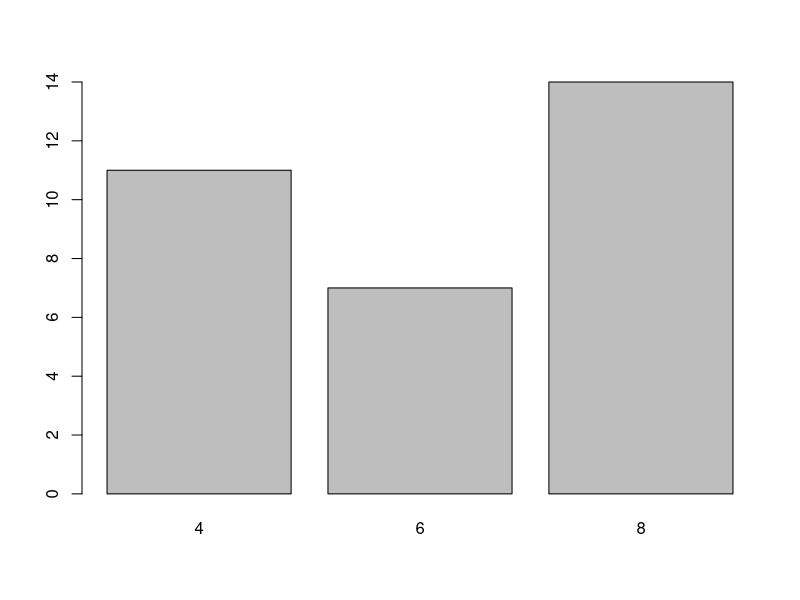
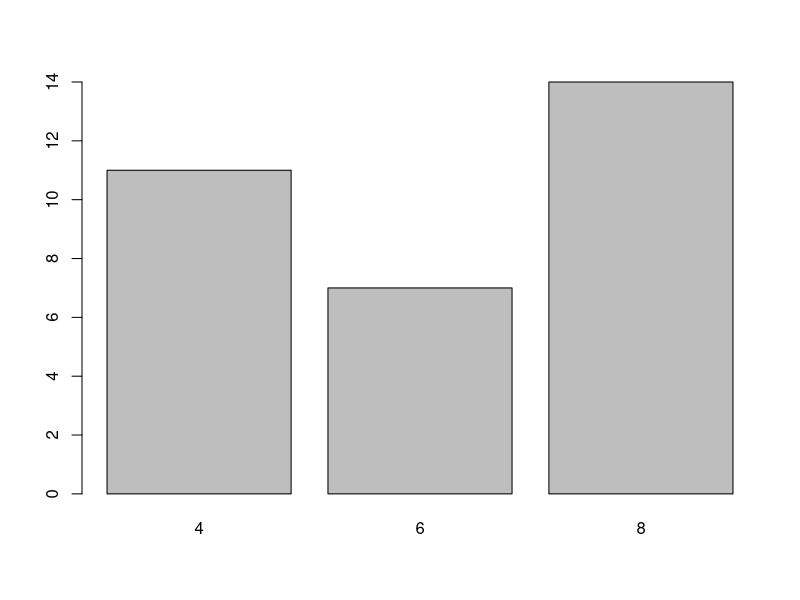
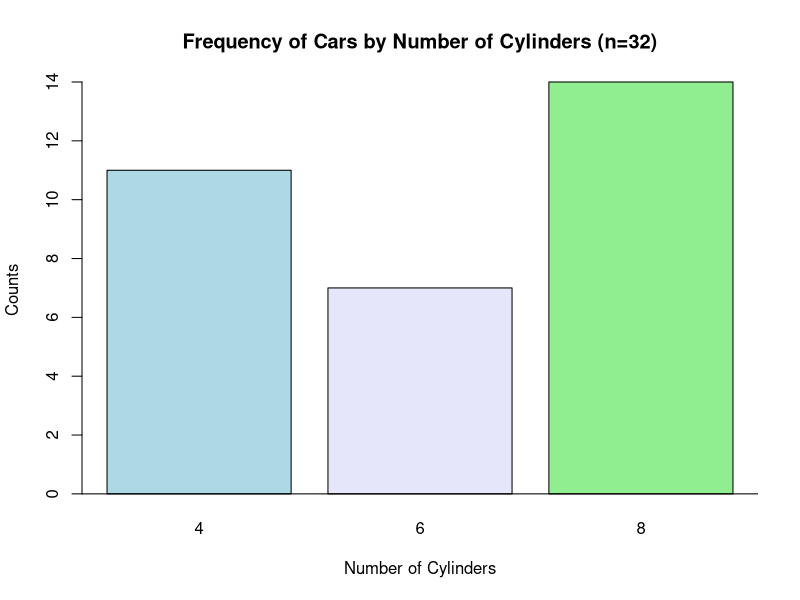
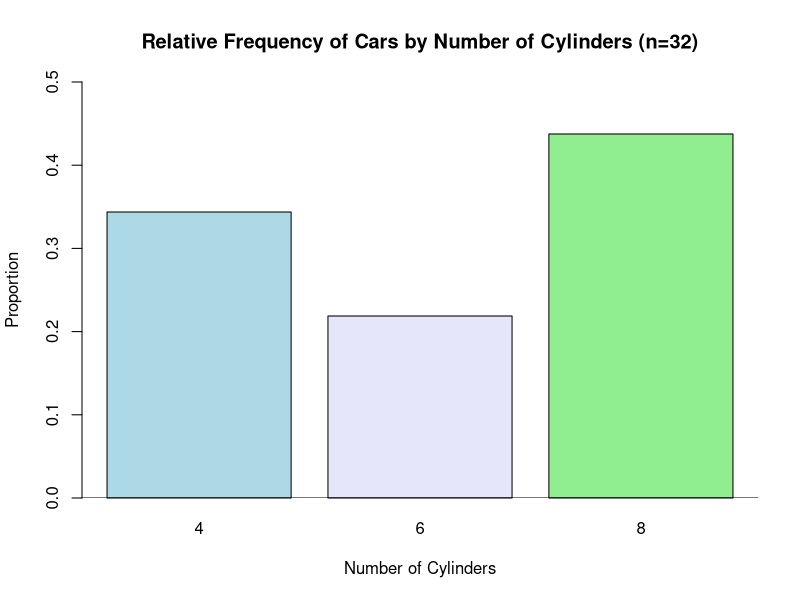
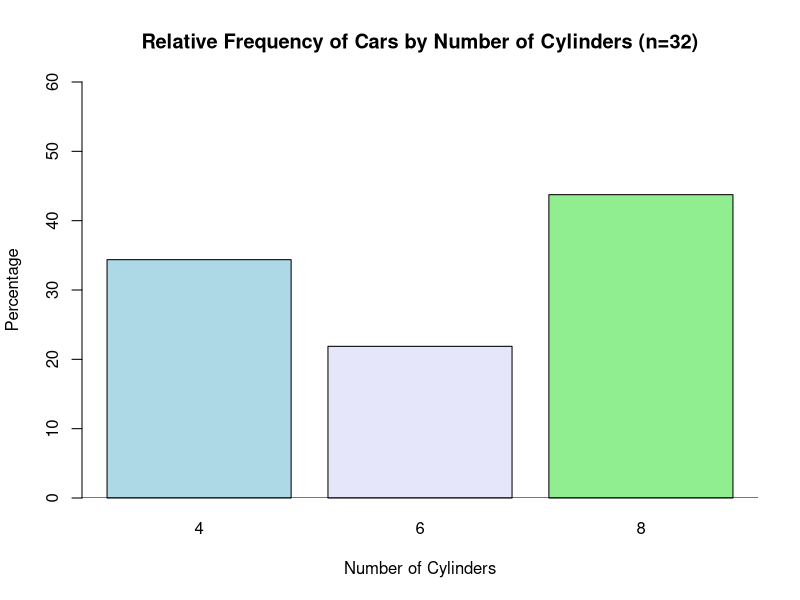
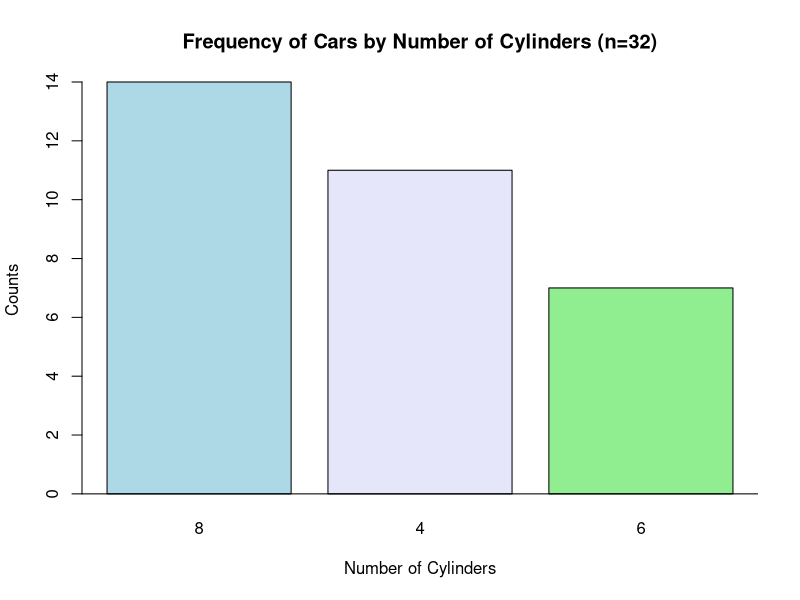
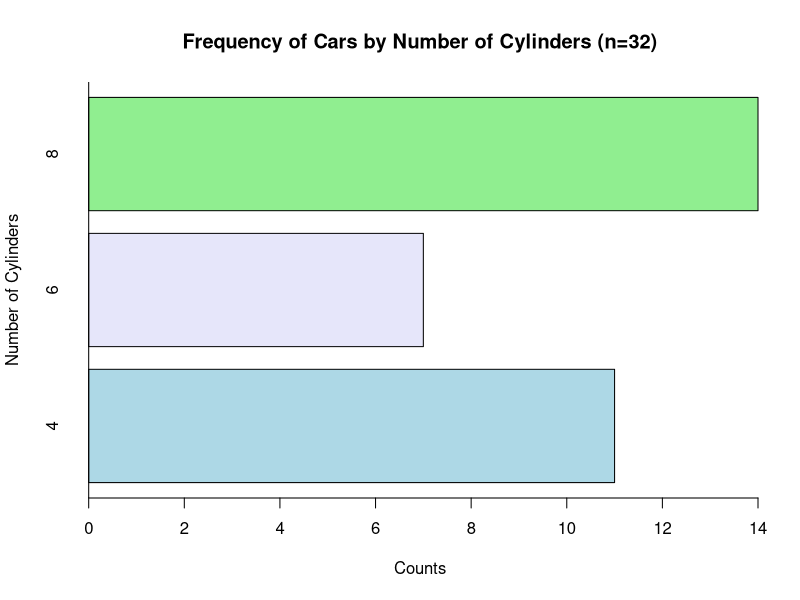
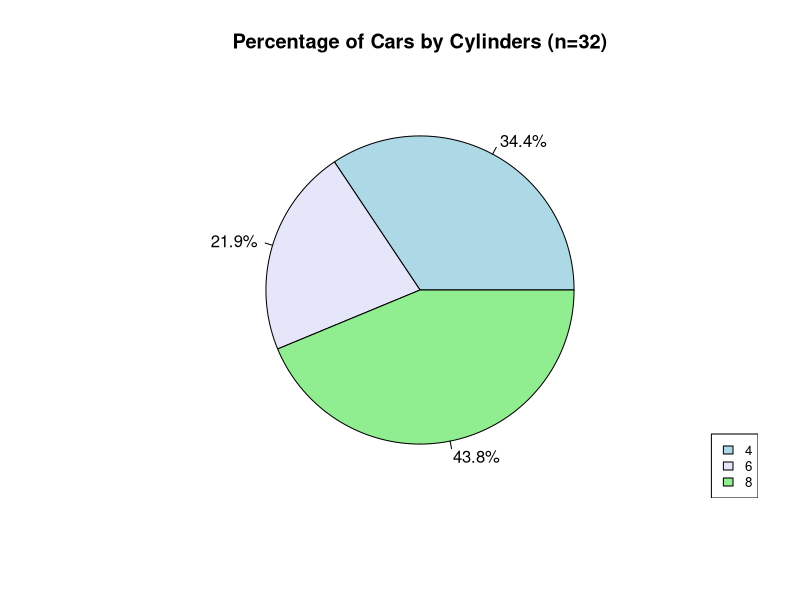

R code for these plots, in order:
### CHAPTER 02 METHODS ##############################

### 2.1 - Graphs for Qualitative/Categorical Data ###

# data() and View() will allow you to use data sets that 
# are already built into R Studio (like mtcars).

data(mtcars)
View(mtcars)

# Use ? to know more about a data set or a function in R. 
?mtcars 
# In the Help window, you can see a data dictionary. 

dim(mtcars) # prints the dimensions 
# (32 rows/observations and 11 columns/variables)

# Use nrow() to find the sample size (number of rows)

nrow(mtcars) # 32 observations 

# To reference one variable in a data set: dataset$variable 

print(mtcars$cyl)

length(mtcars) # length() counts the columns in a data frame  
length(mtcars$cyl) # length() counts the items in a vector 

# Frequency table 

# Use table() to find categorical frequencies

t1 <- table(mtcars$cyl) # The number of cylinders is categorical 
View(t1) # example: 11 cars are 4-cylinder 

# Relative frequency table 

# Use table()/length() to find relative frequencies

t2 <- table(mtcars$cyl)/length(mtcars$cyl)
View(t2)  

# Use 100*table()/length() to find relative frequencies (percentages)

t3 <- 100*table(mtcars$cyl)/length(mtcars$cyl)
View(t3) # example: 21.875% of cars are 6-cylinder

#####################################################

# How to make a bar plot: 
# t <- table(variable)
# barplot(t)

t1 <- table(mtcars$cyl)
barplot(t1) # How can we make this graph better? 

### Alternate Method ###
barplot(table(mtcars$cyl))

barplot(t1,
        main = "Frequency of Cars by Number of Cylinders (n=32)",
        xlab = "Number of Cylinders",
        ylab = "Counts",
        col = c("lightblue","lavender","lightgreen"))
abline(h=0)

# https://r-graph-gallery.com/209-the-options-of-barplot.html 

# How to make a relative frequency bar plot (decimals): 

t2 <- table(mtcars$cyl)/length(mtcars$cyl)

barplot(t2,
        main = "Relative Frequency of Cars by Number of Cylinders (n=32)", 
        xlab = "Number of Cylinders",
        ylab = "Proportion",
        col = c("lightblue","lavender","lightgreen"),
        ylim = c(0,0.5))
abline(h=0)

# Percentages:

t3 <- 100*table(mtcars$cyl)/length(mtcars$cyl)

barplot(t3,
        main = "Relative Frequency of Cars by Number of Cylinders (n=32)", 
        xlab = "Number of Cylinders",
        ylab = "Percentage",
        col = c("lightblue","lavender","lightgreen"),
        ylim = c(0,60))
abline(h=0)

# How to make a Pareto chart: 

pt <- sort(table(mtcars$cyl), decreasing = TRUE)

barplot(pt,
        main = "Frequency of Cars by Number of Cylinders (n=32)", 
        xlab = "Number of Cylinders",
        ylab = "Counts",
        col = c("lightblue","lavender","lightgreen"))
abline(h=0)

# How to make a horizontal bar plot: DON'T FORGET TO SWITCH AXES LABELS! 

barplot(t1,
        horiz = TRUE,
        main = "Frequency of Cars by Number of Cylinders (n=32)",
        ylab = "Number of Cylinders",
        xlab = "Counts",
        col = c("lightblue","lavender","lightgreen"))
abline(v=0)

# How to make a pie chart: Output changes depending on the monitor. 

pie(t3,
    main = "Percentage of Cars by Cylinders (n=32)",
    col = c("lightblue","lavender","lightgreen"),
    labels = c("34.4%", "21.9%", "43.8%"))
    
legend("bottomright", 
           c("4","6","8"), 
           cex = 0.8,
           fill = c("lightblue","lavender","lightgreen"))
    
#####################################################

# Importing data from ALEKS (R Studio software): 

#1. In the ALEKS problem, click "send data to Excel." 
#2. Open and save the file with a logical name, like "ch2hw_prob5.csv".  
#3. Make sure you save it as a .csv file! 
#4. For Mac users, you might have to convert the file from "Numbers" to "Excel". 
#5. Open R Studio and click "Import Dataset"; Choose "from text (readr)". 
#6. Browse for the file you just saved.
#7. Before importing, look at the PREVIEW to make sure it looks right. 
#8. Import your file and now you can use it in R.  

#####################################################

# Importing data from ALEKS (R Studio Posit Cloud): 

#1. In the ALEKS problem, click "send data to Excel." 
#2. Open and save the file with a logical name, like "ch2hw_prob5.csv".  
#3. Make sure you save it as a .csv file! 
#4. In the bottom right pane, click the yellow up arrow to upload a file. 
#   Click "choose file" and find your file. 
#5. In the upper right pane, click "Import Dataset"; Choose "from text (readr)". 
#6. Browse for the file you just saved.
#7. Before importing, look at the PREVIEW to make sure it looks right. 
#8. Import your file and now you can use it in R.  

#####################################################

### 2.2 - Frequency Distributions and Histograms ####

# Particulate Emissions

p <- c(1.5, 1.48, 1.4, 3.12, 0.25, 0.87, 1.06, 1.37, 2.37, 
       0.53, 1.12, 1.11, 1.81, 2.12, 3.36, 1.25, 2.15, 1.14, 
       2.68, 3.47, 3.46, 0.86, 1.63, 1.17, 2.74, 1.11, 1.81, 
       3.67, 3.34, 1.88, 1.12, 1.47, 0.55, 3.79, 5.94, 0.88,
       1.24, 2.67, 1.28, 4.24, 1.29, 1.63, 2.63, 2.1, 3.52, 
       0.94, 2.14, 3.03, 6.55, 3.59, 0.64, 6.64, 1.23, 1.18, 
       3.1, 1.31, 4.04, 1.04, 3.06, 3.33, 2.49, 2.48, 1.63, 
       0.48, 4.58)

# Square brackets are used for sub-setting: vector[location].

p[3] # print the value in the 3rd position 

# Class 1: 0.00 - 0.99 = 9 values 
length(p[p >= 0 & p <= 0.99]) # counts the number of items >= 0 and <= 0.99 

# Repeat for each class: 
length(p[p >= 1 & p <= 1.99])
length(p[p >= 2 & p <= 2.99])
length(p[p >= 3 & p <= 3.99])
length(p[p >= 4 & p <= 4.99])
length(p[p >= 5 & p <= 5.99])
length(p[p >= 6 & p <= 6.99])

# Use this method for relative frequencies:
length(p[p >= 6 & p <= 6.99])/length(p)
100*length(p[p >= 6 & p <= 6.99])/length(p)

# How to make a histogram:

p <- c(1.5, 1.48, 1.4, 3.12, 0.25, 0.87, 1.06, 1.37, 2.37, 
       0.53, 1.12, 1.11, 1.81, 2.12, 3.36, 1.25, 2.15, 1.14, 
       2.68, 3.47, 3.46, 0.86, 1.63, 1.17, 2.74, 1.11, 1.81, 
       3.67, 3.34, 1.88, 1.12, 1.47, 0.55, 3.79, 5.94, 0.88,
       1.24, 2.67, 1.28, 4.24, 1.29, 1.63, 2.63, 2.1, 3.52, 
       0.94, 2.14, 3.03, 6.55, 3.59, 0.64, 6.64, 1.23, 1.18, 
       3.1, 1.31, 4.04, 1.04, 3.06, 3.33, 2.49, 2.48, 1.63, 
       0.48, 4.58)

hist(p, 
     main = "Histogram of Particulate Emissions (n=65)",
     xlab = "Emission Readings", 
     ylab = "Counts", 
     col = "yellow") 

# If you want to change the number of classes:

hist(p, 
     main = "Histogram of Particulate Emissions (n=65)",
     xlab = "Emission Readings", 
     ylab = "Counts", 
     breaks = c(0, 2, 4, 6, 8), # breaks = lower class limits
     col = "orange")  

# OR

hist(p, 
     main = "Histogram of Particulate Emissions (n=65)",
     xlab = "Emission Readings", 
     ylab = "Counts", 
     breaks = 30, # breaks = the number of classes/bars
     col = "orange") 

# histogram from a data set:  

hist(mtcars$wt,
     main = "Distribution of Weight (n=32)",
     xlab = "Weight (1,000 lbs)",
     col = "orangered",
     xlim = c(1,6),
     ylim = c(0,10))

#####################################################
